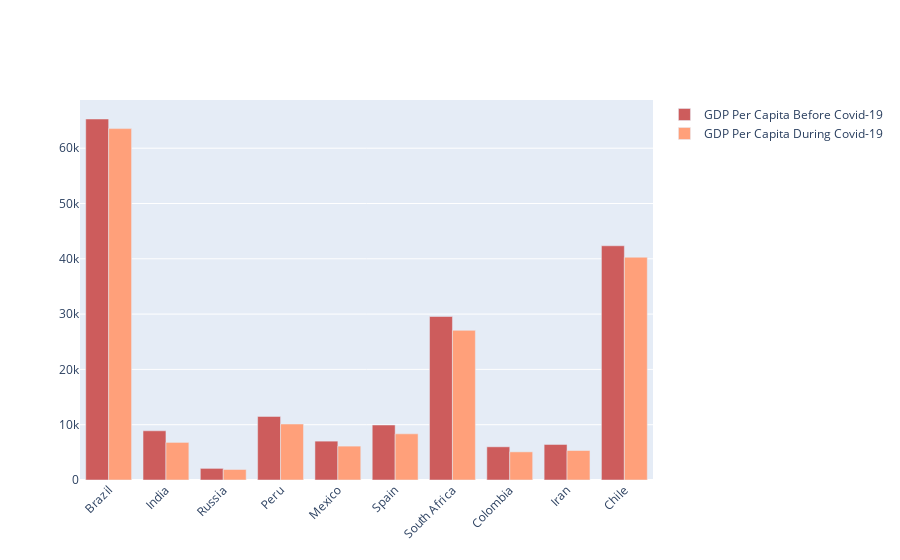

Notebook source saved alongside this figure:
### Markdown cell above
### Comparing GDP Before and After

### Code cell
fig = go.Figure()
fig.add_trace(go.Bar(
    x=top_10_case["Country"],
    y=top_10_case["GDP Before Covid"],
    name='GDP Per Capita Before Covid-19',
    marker_color='indianred'
))
fig.add_trace(go.Bar(
    x=top_10_case["Country"],
    y=top_10_case["GDP During Covid"],
    name='GDP Per Capita During Covid-19',
    marker_color='lightsalmon'
))
fig.update_layout(barmode='group', xaxis_tickangle=-45)
fig.show()

### Figure 1 — Plotly figure (JSON) as saved in the notebook; plotly's stock layout.template omitted (floating-point values rounded to 4 significant figures)
{"data": [{"marker": {"color": "indianred"}, "name": "GDP Per Capita Before Covid-19", "type": "bar", "x": ["Brazil", "India", "Russia", "Peru", "Mexico", "Spain", "South Africa", "Colombia", "Iran", "Chile"], "y": [65280.0, 8897.0, 2101.0, 11500.0, 7028.0, 9946.0, 29560.0, 6001.0, 6425.0, 42350.0]}, {"marker": {"color": "lightsalmon"}, "name": "GDP Per Capita During Covid-19", "type": "bar", "x": ["Brazil", "India", "Russia", "Peru", "Mexico", "Spain", "South Africa", "Colombia", "Iran", "Chile"], "y": [63540.0, 6797.0, 1901.0, 10130.0, 6127.0, 8347.0, 27060.0, 5091.0, 5333.0, 40280.0]}], "layout": {"barmode": "group", "xaxis": {"tickangle": -45}}}
